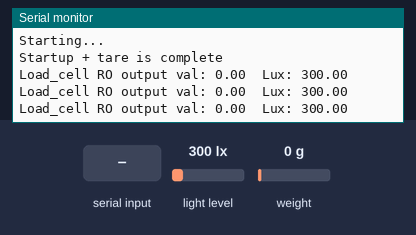
A sketch run on a simulated Arduino Nano, built with avr-gcc and run on an emulated ATmega328P. On the bench: the last lines printed to the serial monitor. Inputs (shaded band) come from the test bench; at power-on: weight on the scale 0 g, light level 300 lx.

Above: at 3.6 s.
3.7 s: "t" received over Serial
At 4.25 s:
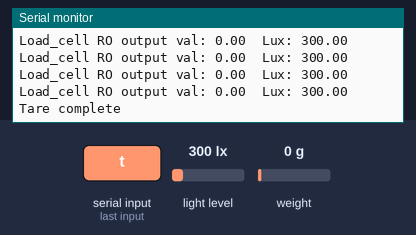
5.4 s: weight on the scale set to 1250 g
At 5.8 s:
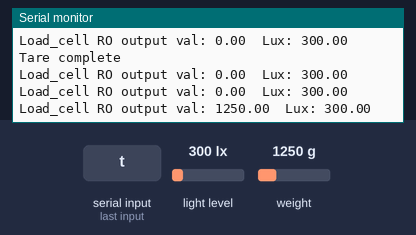
8.4 s: light level set to 40 lx
At 8.9 s:
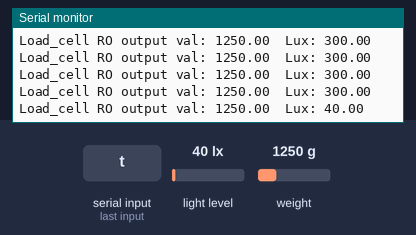
11.4 s: light level set to 1000 lx
At 11.9 s:
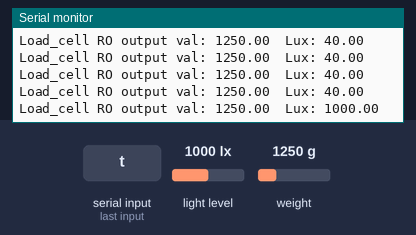
17.4 s: weight on the scale set to 100 g
At 17.9 s:
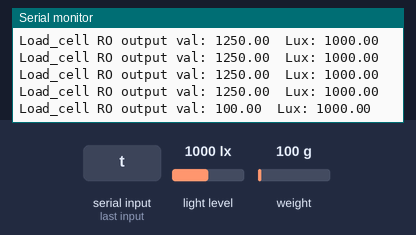
Timing chart, 0 to 19.9 s (numbered marks = the images above; inputs shaded):
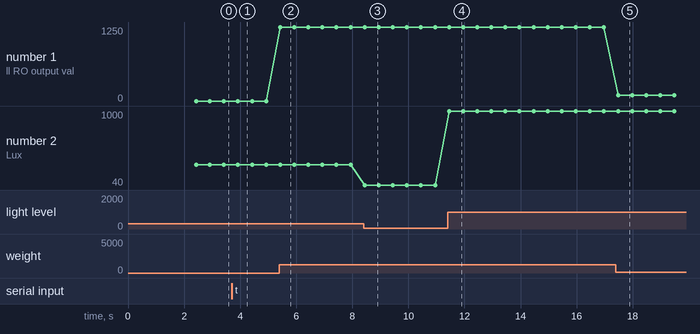

Measured:
- after the input at 3.7 s, the serial monitor: prints a new line after 0.27 s (image 1)
- after the input at 5.4 s, the serial monitor: prints a new line at once (image 2)
- after the input at 8.4 s, the serial monitor: prints a new line at once (image 3)
- after the input at 11.4 s, the serial monitor: prints a new line after 0.05 s (image 4)
- after the input at 17.4 s, the serial monitor: prints a new line after 0.08 s (image 5)
- plotted number 1: 0 → 1250 after the input at 5.4 s, 1250 → 100 after the input at 17.4 s
- plotted number 2: 300 → 40 after the input at 8.4 s, 40 → 1000 after the input at 11.4 s

The sketch:

due_1loadcell_lightsensor.ino
```cpp
//-------------------------------------------------------------------------------------
// HX711_ADC.h
// Arduino master library for HX711 24-Bit Analog-to-Digital Converter for Weigh Scales
// Olav Kallhovd sept2017
// Tested with      : HX711 asian module on channel A and YZC-133 3kg load cell
// Tested with MCU  : Arduino Nano, ESP8266
//-------------------------------------------------------------------------------------
// This is an example sketch on how to use this library
// Settling time (number of samples) and data filtering can be adjusted in the config.h file

#include <HX711_ADC.h>
#include <Wire.h>
#include <BH1750.h>

//HX711 constructor (dout pin, sck pin):
HX711_ADC LoadCellRO(4,5); // red orange power

//BH1750 LightMeter Contructor
// 5V = VCC
// GND= GND, ADDR
// A4 = SDA
// A5 = SDL
BH1750 lightMeter;

long t;

void setup() {

  float calValue; // calibration value
  calValue = 696.0; // uncomment this if you want to set this value in the sketch

  Serial.begin(9600); delay(10);
  Wire.begin();
  Serial.println();
  Serial.println("Starting...");
  LoadCellRO.begin();
  lightMeter.begin();
  long stabilisingtime = 2000; // tare preciscion can be improved by adding a few seconds of stabilising time
  LoadCellRO.start(stabilisingtime);
  if(LoadCellRO.getTareTimeoutFlag()) {
    Serial.println("Tare timeout, check MCU>HX711 wiring and pin designations -- RO");
  }
  else {
    LoadCellRO.setCalFactor(calValue); // set calibration value (float)
    Serial.println("Startup + tare is complete");
  }
}

void loop() {
  //update() should be called at least as often as HX711 sample rate; >10Hz@10SPS, >80Hz@80SPS
  //use of delay in sketch will reduce effective sample rate (be carefull with use of delay() in the loop)
  LoadCellRO.update();
  float lux = lightMeter.readLightLevel();

  //get smoothed value from data set
  if (lux > 5){
    float i = LoadCellRO.getData();
    Serial.print("Load_cell RO output val: ");
    Serial.print(i);
    Serial.print("\tLux: ");
    Serial.println(lux);
  }

  //receive from serial terminal
  if (Serial.available() > 0) {
    float i;
    char inByte = Serial.read();
    if (inByte == 't') {
      LoadCellRO.tareNoDelay();
    }
  }

  //check if last tare operation is complete
  if (LoadCellRO.getTareStatus() == true) {
    Serial.println("Tare complete");
  }

  delay(500);

}
```
